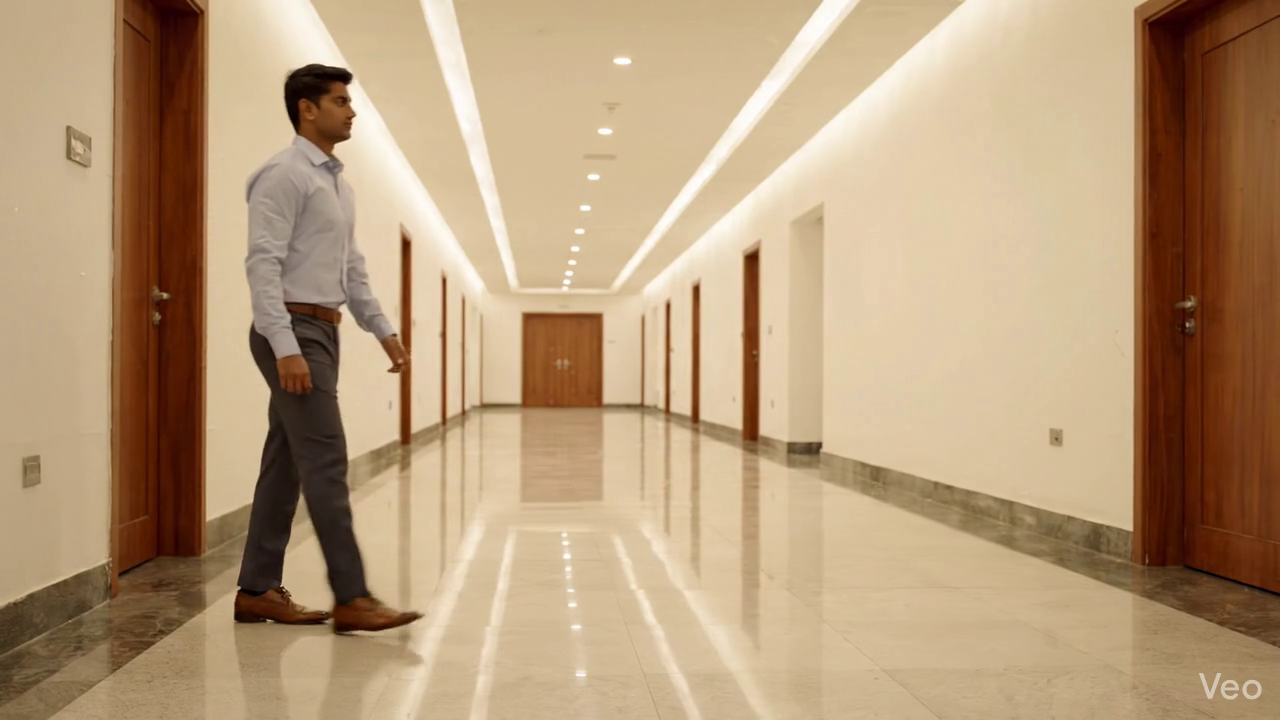
#> input picture frame 19 of video/Person_Walking_Down_Corridor_Video.mp4, 1280 x 720 px, given in place of input_video.mp4, which was not available
$ python background_restoration.py
#> lines starting #> are read from the running program, lines starting #| are printed output that depends on the picture; after the words box and inside, x2 and y2 are one past the last pixel; in counts of white or black regions, pixels touching at a corner belong together; pictures that were not available may be replaced by others from this repository, and a replacement may not be noted
import cv2
import numpy as np
import os

class BackgroundRestorer:
    def __init__(self):
        self.prev_frame = None
        self.prev_mask = None

    def inpaint_frame(self, frame, mask):
        # Advanced Idea: Temporal Background Propagation
        if self.prev_frame is not None and self.prev_mask is not None:
            # Create temporal mask: pixels that are masked in current but clean in previous
            temporal_mask = mask & ~self.prev_mask  # Current masked, previous clean
            if np.any(temporal_mask):
                # Borrow from previous frame
                frame[temporal_mask > 0] = self.prev_frame[temporal_mask > 0]
                # Update mask: remove temporally filled pixels
                mask = mask & ~temporal_mask

        # Fallback: Spatial inpainting for remaining masked regions
        if np.any(mask):
            frame = cv2.inpaint(frame, mask * 255, 3, cv2.INPAINT_TELEA)

        return frame

    def process_video(self, input_path, mask_path, output_path, debug=False, debug_dir="debug", debug_interval=30):
#> called with input_path = 'input_video.mp4', mask_path = 'mask_video.mp4', output_path = 'output_video.mp4', debug = True, debug_dir = 'debug', debug_interval = 30
        cap = cv2.VideoCapture(input_path)
        mask_cap = cv2.VideoCapture(mask_path)

        if not cap.isOpened() or not mask_cap.isOpened():
            print("Error opening video files")
            return

        fps = cap.get(cv2.CAP_PROP_FPS)
        width = int(cap.get(cv2.CAP_PROP_FRAME_WIDTH))
        height = int(cap.get(cv2.CAP_PROP_FRAME_HEIGHT))

        if debug:
            os.makedirs(debug_dir, exist_ok=True)

        fourcc = cv2.VideoWriter_fourcc(*'mp4v')
        out = cv2.VideoWriter(output_path, fourcc, fps, (width, height))

        frame_index = 0
        while cap.isOpened() and mask_cap.isOpened():
            ret, frame = cap.read()
#> frame is the input picture: shape (720, 1280, 3); mean B, G, R 122.6, 154.9, 182.7
            ret_mask, mask_frame = mask_cap.read()
            if not ret or not ret_mask:
                break

            # Convert mask to grayscale
            mask = cv2.cvtColor(mask_frame, cv2.COLOR_BGR2GRAY)
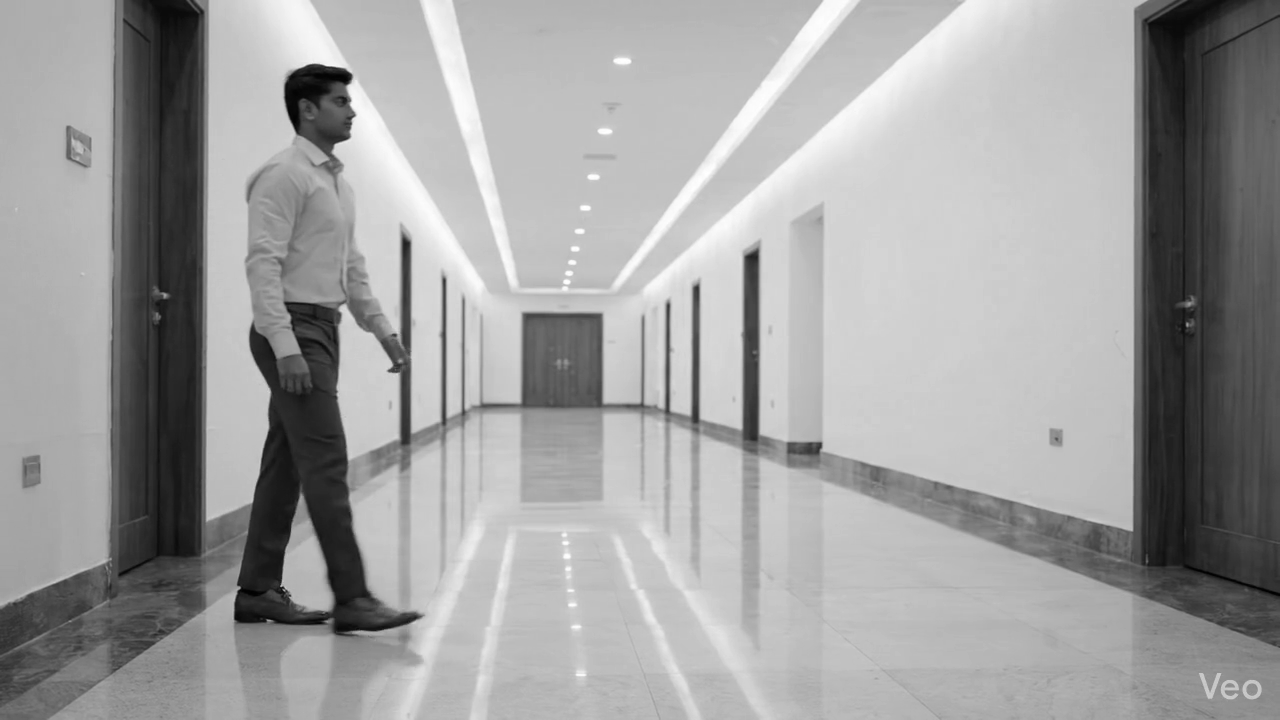
#> mask: shape (720, 1280); min 0, max 255, mean 159.4
            mask = (mask > 127).astype(np.uint8)
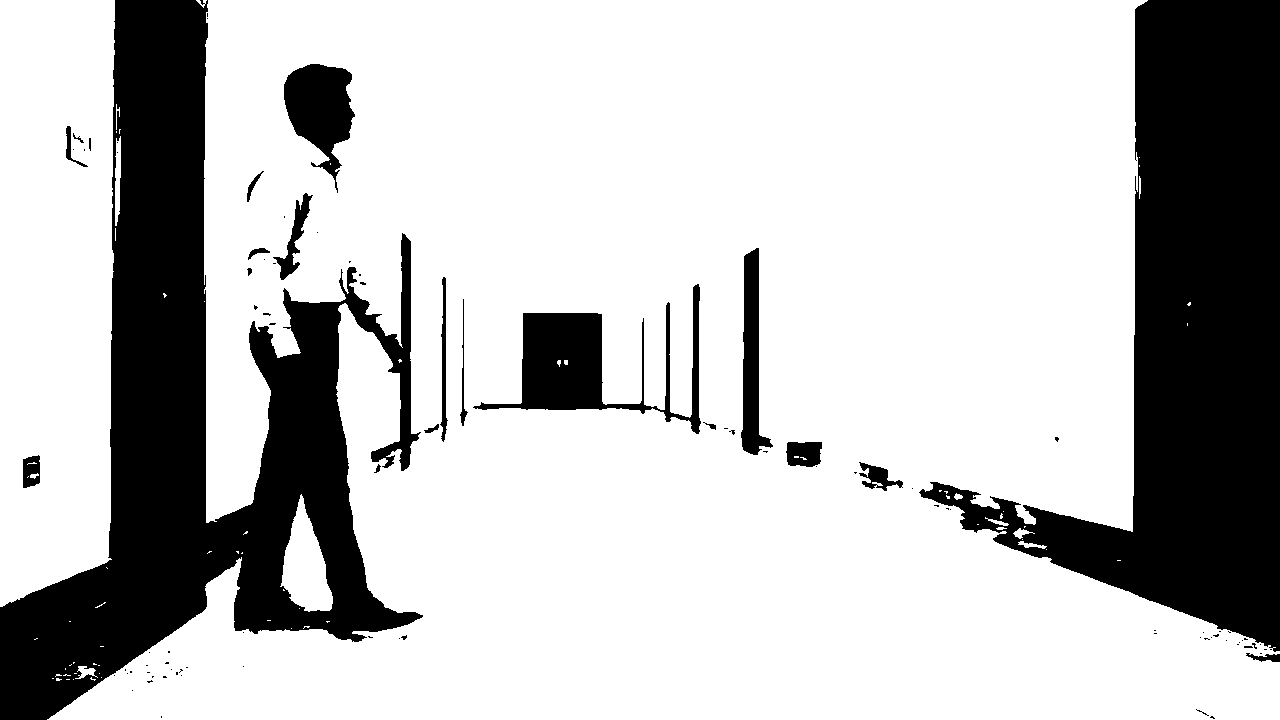
#> mask: shape (720, 1280); values 0 (black) and 1 (white), 75.1% white; 93 black regions (72 under 20 px), largest, box (x1, y1, x2, y2) and area: (0, 0, 423, 720) 107854, (919, 0, 1280, 652) 98628, (473, 284, 701, 434) 9880

            processed_frame = self.inpaint_frame(frame, mask)
#> in inpaint_frame, `frame = cv2.inpaint(frame, mask * 255, 3, cv2.INPAINT_TELEA)`:
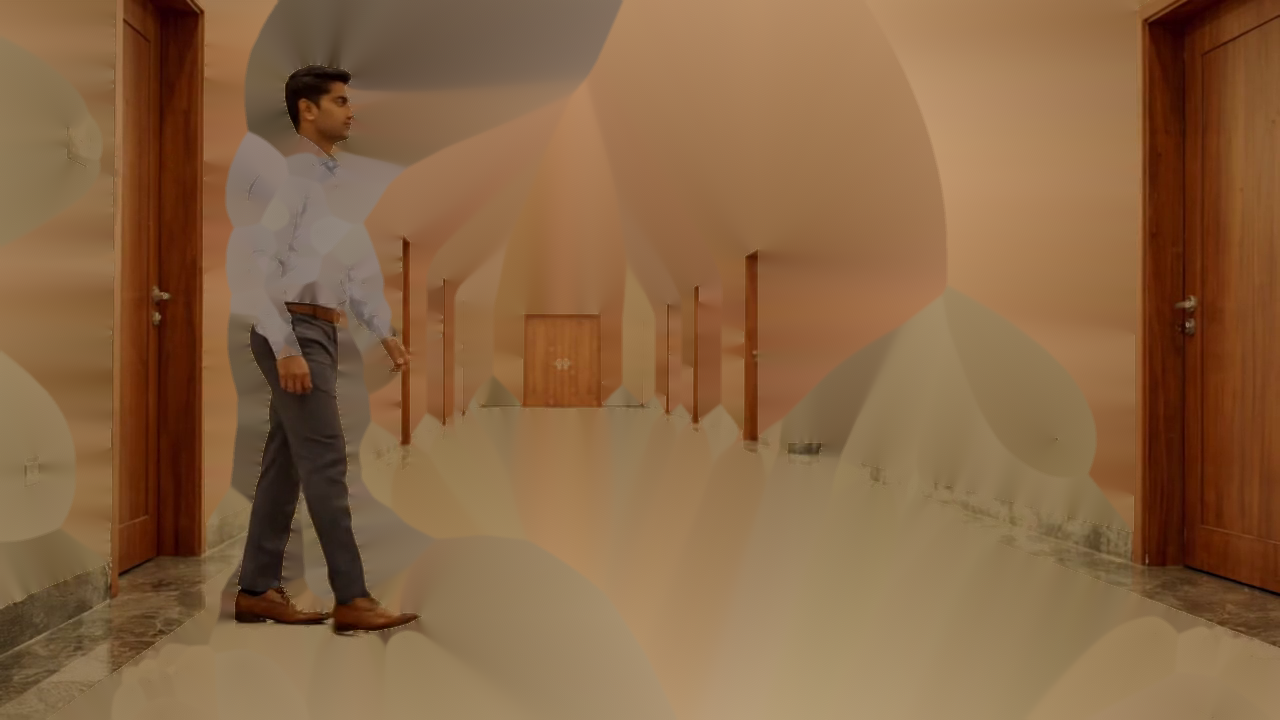
#> frame: shape (720, 1280, 3); mean of channels 0, 1, 2 67.9, 101.6, 137; drawn as B, G, R
            out.write(processed_frame)

            if debug and frame_index % debug_interval == 0:
                mask_overlay = cv2.addWeighted(frame, 0.7, cv2.cvtColor(mask * 255, cv2.COLOR_GRAY2BGR), 0.3, 0)
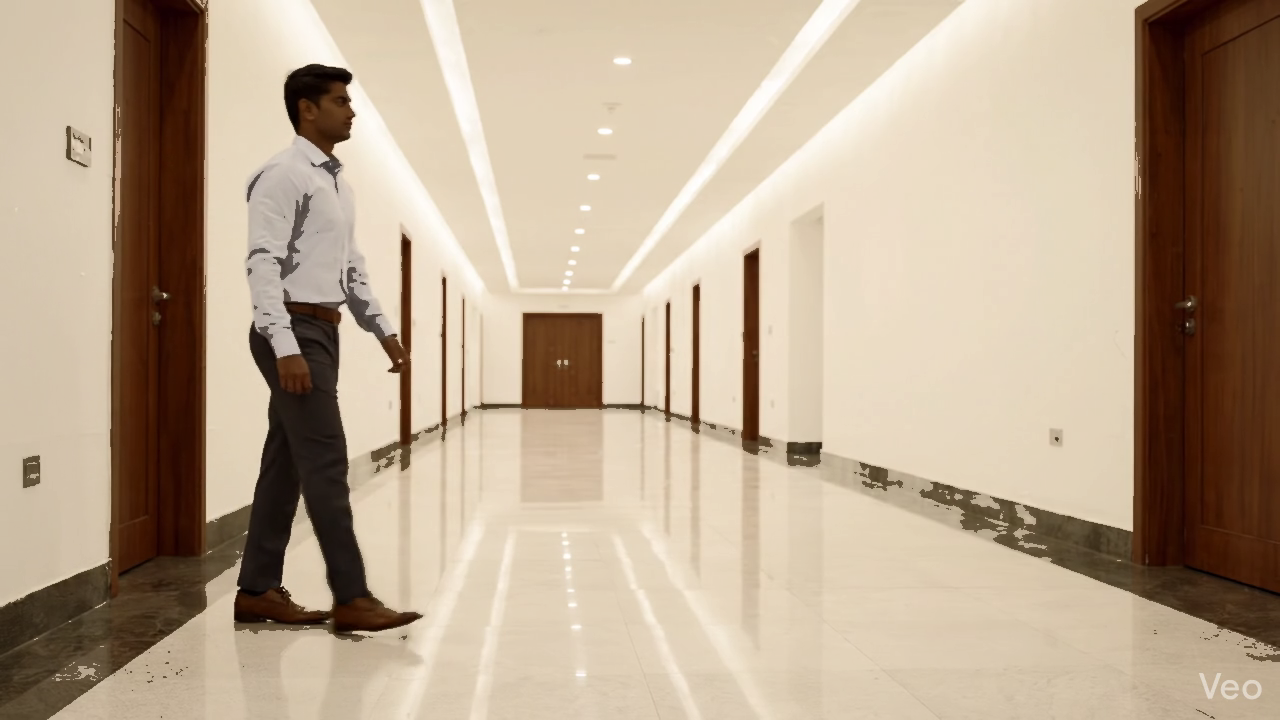
#> mask_overlay: shape (720, 1280, 3); mean B, G, R 143.3, 165.9, 185.3
                debug_image = np.hstack((frame, mask_overlay, processed_frame))
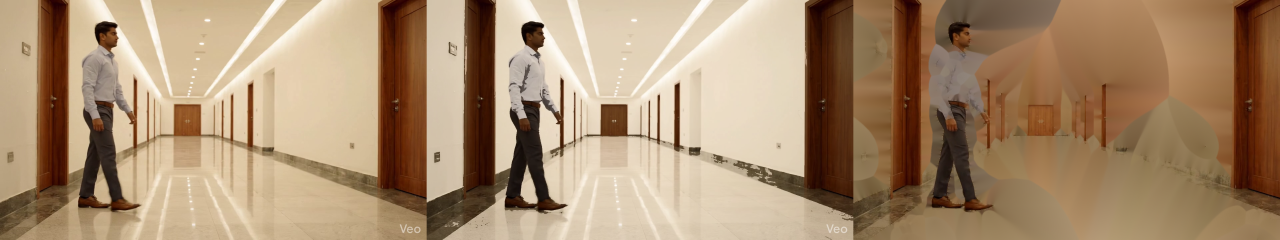
#> debug_image: shape (720, 3840, 3) (shown at 1/3 size); mean B, G, R 111.3, 140.8, 168.3
                debug_path = os.path.join(debug_dir, f"debug_frame_{frame_index:04d}.png")
                cv2.imwrite(debug_path, debug_image)

            self.prev_frame = frame.copy()
            self.prev_mask = mask.copy()
            frame_index += 1

        cap.release()
        mask_cap.release()
        out.release()
        print(f"Background restoration completed. Output: {output_path}")
        if debug:
            print(f"Debug images saved to: {debug_dir}")

if __name__ == "__main__":
    restorer = BackgroundRestorer()
    restorer.process_video("input_video.mp4", "mask_video.mp4", "output_video.mp4", debug=True, debug_interval=30)
